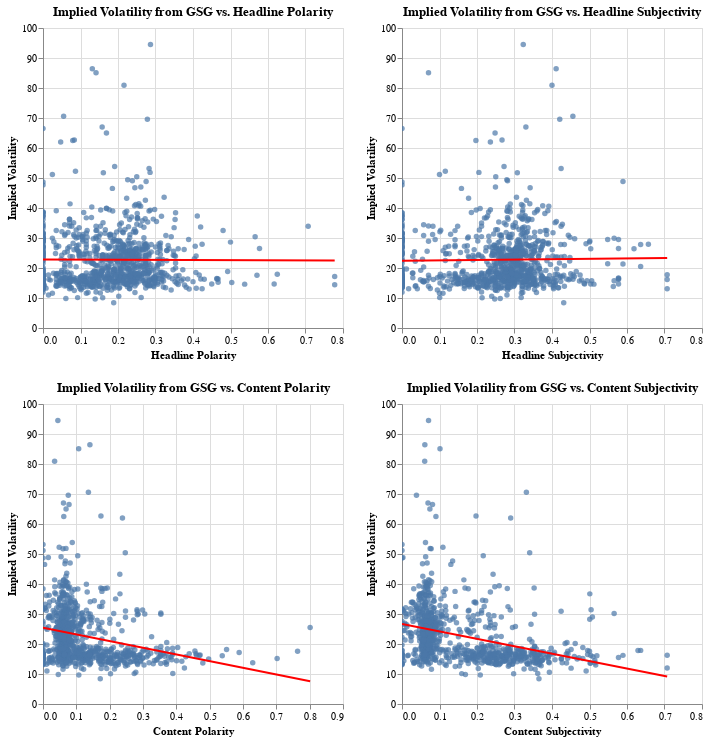

Here is the notebook cell this chart was saved with:
### Markdown cell above
## Now, we look at the IV data from GSG and world and commodities news

### Code cell
# We fist plot the data
chart1 = alt.Chart(merged3).mark_circle().encode(
    x = alt.X('Headline Polarity'),
    y = alt.Y('IV30', title = 'Implied Volatility'),
    tooltip = ['IV30', 'Headline Polarity']
).properties(title = 'Implied Volatility from GSG vs. Headline Polarity').interactive()

chart1 = chart1 + chart1.transform_regression("Headline Polarity", "IV30", method="linear").mark_line(color = "red")

chart2 = alt.Chart(merged3).mark_circle().encode(
    x = alt.X('Headline Subjectivity'),
    y = alt.Y('IV30', title = 'Implied Volatility'),
    tooltip = ['IV30', 'Headline Subjectivity']
).properties(title = 'Implied Volatility from GSG vs. Headline Subjectivity').interactive()

chart2 = chart2 + chart2.transform_regression("Headline Subjectivity", "IV30", method="linear").mark_line(color = "red")

chart3 = alt.Chart(merged3).mark_circle().encode(
    x = alt.X('Content Polarity'),
    y = alt.Y('IV30', title = 'Implied Volatility'),
    tooltip = ['IV30', 'Content Polarity']
).properties(title = 'Implied Volatility from GSG vs. Content Polarity').interactive()

chart3 = chart3 + chart3.transform_regression("Content Polarity", "IV30", method="linear").mark_line(color = "red")

chart4 = alt.Chart(merged3).mark_circle().encode(
    x = alt.X('Content Subjectivity'),
    y = alt.Y('IV30', title = 'Implied Volatility'),
    tooltip = ['IV30', 'Content Subjectivity']
).properties(title = 'Implied Volatility from GSG vs. Content Subjectivity').interactive()

chart4 = chart4 + chart4.transform_regression("Content Subjectivity", "IV30", method="linear").mark_line(color = "red")

(chart1 & chart3) | (chart2 & chart4)

### Figure 1 — Vega-Lite specification as saved in the notebook (floating-point values rounded to 4 significant figures; data arrays with more than 128 entries replaced by an {"elided": "..."} marker saying what was removed)
{"config": {"view": {"continuousWidth": 300, "continuousHeight": 300}}, "hconcat": [{"vconcat": [{"layer": [{"mark": {"type": "circle"}, "encoding": {"tooltip": [{"field": "IV30", "type": "quantitative"}, {"field": "Headline Polarity", "type": "quantitative"}], "x": {"field": "Headline Polarity", "type": "quantitative"}, "y": {"field": "IV30", "title": "Implied Volatility", "type": "quantitative"}}, "name": "view_231", "title": "Implied Volatility from GSG vs. Headline Polarity"}, {"mark": {"type": "line", "color": "red"}, "encoding": {"tooltip": [{"field": "IV30", "type": "quantitative"}, {"field": "Headline Polarity", "type": "quantitative"}], "x": {"field": "Headline Polarity", "type": "quantitative"}, "y": {"field": "IV30", "title": "Implied Volatility", "type": "quantitative"}}, "title": "Implied Volatility from GSG vs. Headline Polarity", "transform": [{"on": "Headline Polarity", "regression": "IV30", "method": "linear"}]}]}, {"layer": [{"mark": {"type": "circle"}, "encoding": {"tooltip": [{"field": "IV30", "type": "quantitative"}, {"field": "Content Polarity", "type": "quantitative"}], "x": {"field": "Content Polarity", "type": "quantitative"}, "y": {"field": "IV30", "title": "Implied Volatility", "type": "quantitative"}}, "name": "view_233", "title": "Implied Volatility from GSG vs. Content Polarity"}, {"mark": {"type": "line", "color": "red"}, "encoding": {"tooltip": [{"field": "IV30", "type": "quantitative"}, {"field": "Content Polarity", "type": "quantitative"}], "x": {"field": "Content Polarity", "type": "quantitative"}, "y": {"field": "IV30", "title": "Implied Volatility", "type": "quantitative"}}, "title": "Implied Volatility from GSG vs. Content Polarity", "transform": [{"on": "Content Polarity", "regression": "IV30", "method": "linear"}]}]}]}, {"vconcat": [{"layer": [{"mark": {"type": "circle"}, "encoding": {"tooltip": [{"field": "IV30", "type": "quantitative"}, {"field": "Headline Subjectivity", "type": "quantitative"}], "x": {"field": "Headline Subjectivity", "type": "quantitative"}, "y": {"field": "IV30", "title": "Implied Volatility", "type": "quantitative"}}, "name": "view_232", "title": "Implied Volatility from GSG vs. Headline Subjectivity"}, {"mark": {"type": "line", "color": "red"}, "encoding": {"tooltip": [{"field": "IV30", "type": "quantitative"}, {"field": "Headline Subjectivity", "type": "quantitative"}], "x": {"field": "Headline Subjectivity", "type": "quantitative"}, "y": {"field": "IV30", "title": "Implied Volatility", "type": "quantitative"}}, "title": "Implied Volatility from GSG vs. Headline Subjectivity", "transform": [{"on": "Headline Subjectivity", "regression": "IV30", "method": "linear"}]}]}, {"layer": [{"mark": {"type": "circle"}, "encoding": {"tooltip": [{"field": "IV30", "type": "quantitative"}, {"field": "Content Subjectivity", "type": "quantitative"}], "x": {"field": "Content Subjectivity", "type": "quantitative"}, "y": {"field": "IV30", "title": "Implied Volatility", "type": "quantitative"}}, "name": "view_234", "title": "Implied Volatility from GSG vs. Content Subjectivity"}, {"mark": {"type": "line", "color": "red"}, "encoding": {"tooltip": [{"field": "IV30", "type": "quantitative"}, {"field": "Content Subjectivity", "type": "quantitative"}], "x": {"field": "Content Subjectivity", "type": "quantitative"}, "y": {"field": "IV30", "title": "Implied Volatility", "type": "quantitative"}}, "title": "Implied Volatility from GSG vs. Content Subjectivity", "transform": [{"on": "Content Subjectivity", "regression": "IV30", "method": "linear"}]}]}]}], "data": {"name": "data-94ccde8b1beab1073bf3fd3b26f295b1"}, "params": [{"name": "param_232", "select": {"type": "interval", "encodings": ["x", "y"]}, "bind": "scales", "views": ["view_231"]}, {"name": "param_234", "select": {"type": "interval", "encodings": ["x", "y"]}, "bind": "scales", "views": ["view_233"]}, {"name": "param_233", "select": {"type": "interval", "encodings": ["x", "y"]}, "bind": "scales", "views": ["view_232"]}, {"name": "param_235", "select": {"type": "interval", "encodings": ["x", "y"]}, "bind": "scales", "views": ["view_234"]}], "$schema": "https://vega.github.io/schema/vega-lite/v5.8.0.json", "datasets": {"data-94ccde8b1beab1073bf3fd3b26f295b1": {"elided": "946 records"}}}
